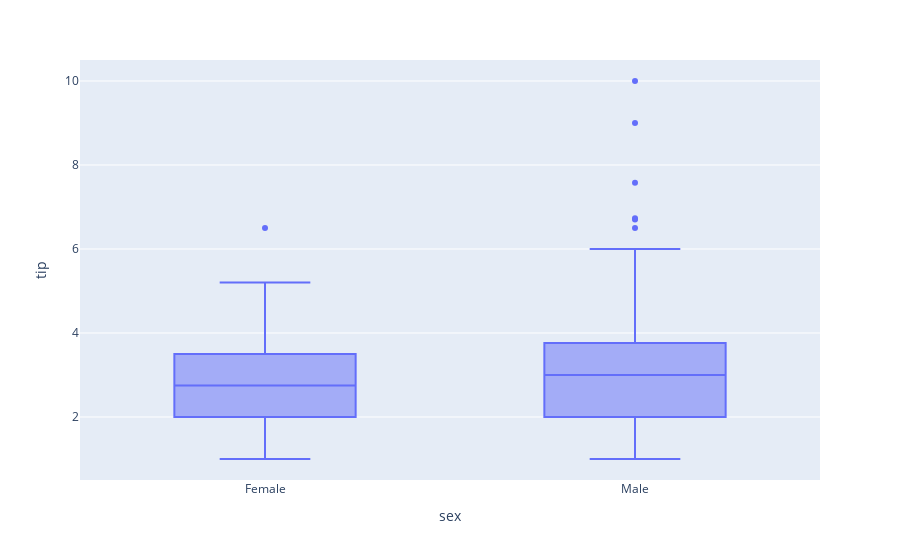

Write notebook code for a chart like this one.
### Code cell
fig.show()

### Figure 1 — Plotly figure (JSON) as saved in the notebook; plotly's stock layout.template omitted (floating-point values rounded to 4 significant figures; data arrays with more than 128 entries replaced by an {"elided": "..."} marker saying what was removed)
{"data": [{"alignmentgroup": "True", "hovertemplate": "sex=%{x}<br>tip=%{y}<extra></extra>", "legendgroup": "", "marker": {"color": "#636efa"}, "name": "", "notched": false, "offsetgroup": "", "orientation": "v", "showlegend": false, "type": "box", "x": {"elided": "244 str values"}, "x0": " ", "xaxis": "x", "y": {"elided": "244 float values"}, "y0": " ", "yaxis": "y"}], "layout": {"autosize": true, "boxmode": "group", "legend": {"tracegroupgap": 0}, "margin": {"t": 60}, "xaxis": {"anchor": "y", "autorange": true, "domain": [0, 1], "range": [-0.5, 1.5], "title": {"text": "sex"}, "type": "category"}, "yaxis": {"anchor": "x", "autorange": true, "domain": [0, 1], "range": [0.5, 10.5], "title": {"text": "tip"}, "type": "linear"}}}
